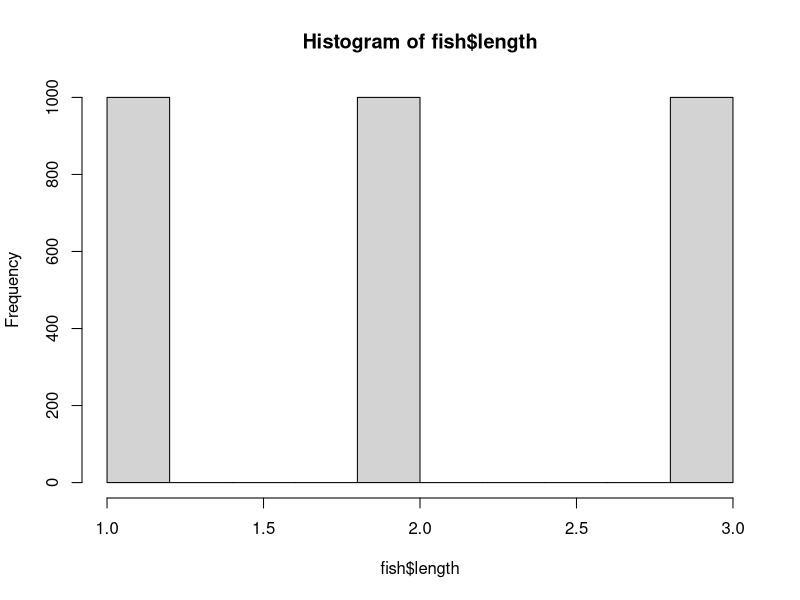
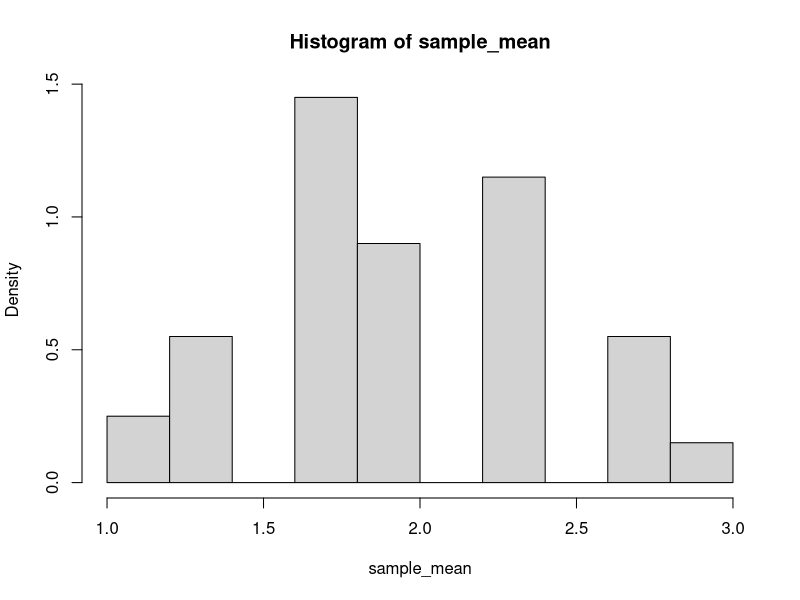
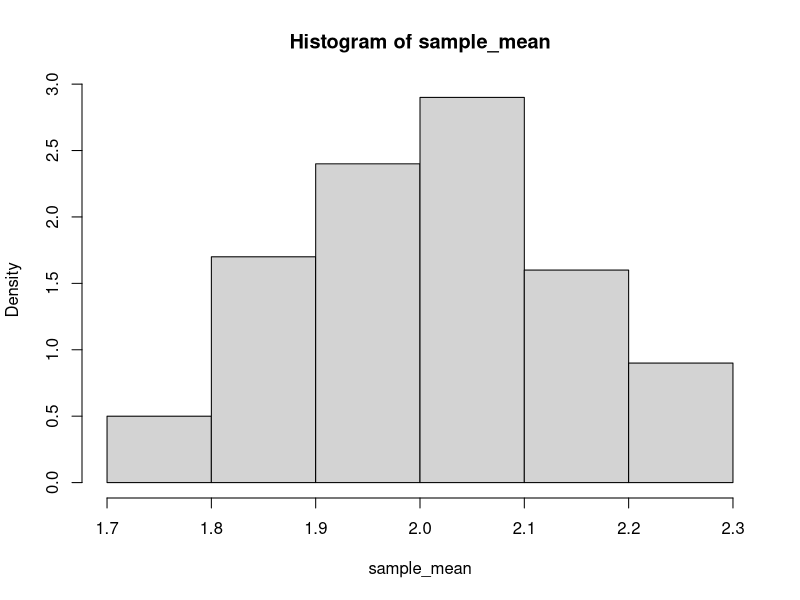
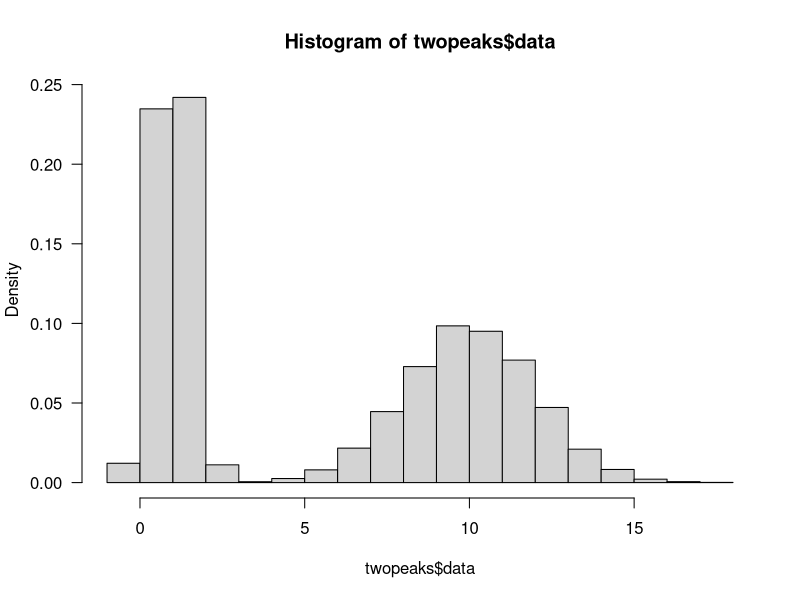
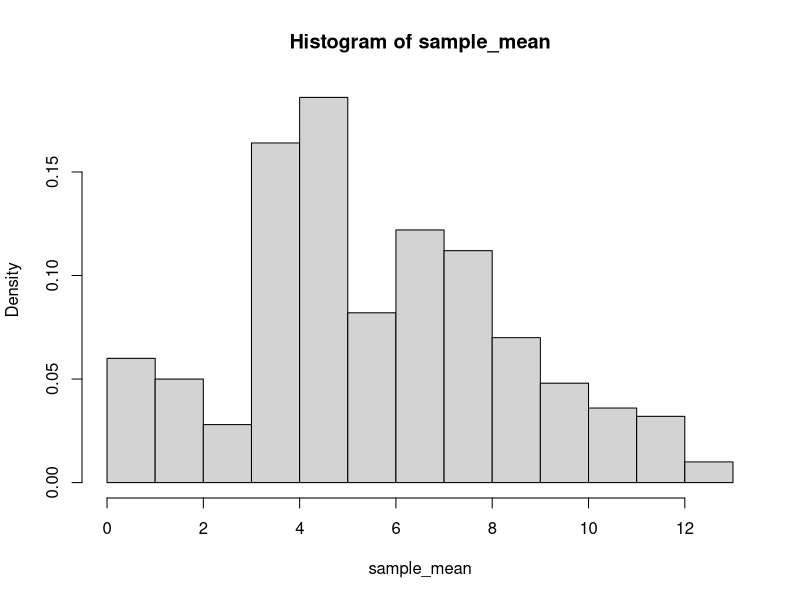

Write R code to recreate these figures, in order.
## ---- chunk 1
knitr::opts_chunk$set(echo = TRUE)
## ---- chunk 2
species <- rep(c('A', 'B', 'C'), times = c(1000, 1000, 1000))
length <- rep(c(1, 2, 3), times = c(1000, 1000, 1000))
fish <- data.frame(species, length)

hist(fish$length)
mean(fish$length)
sd(fish$length * sqrt(nrow(fish)-1 / nrow(fish)))
## ---- chunk 3
choose(3000,3)
# answer: 4495501000   

samplen <- replicate(100, sample(length, 3))
sample_mean <- apply(samplen, 2, mean)
hist(sample_mean, freq = FALSE)

se <- sd(sample_mean) * sqrt((100 - 1) / 100)
se
sd(sample_mean)
## ---- chunk 4
p1 <- pnorm(1.67, mean = mean(samplen), sd = se)
p <- 1-p1
p
## ---- chunk 5
choose(3000,30)
# answer:6.711158e+71

samplen <- replicate(100, sample(fish$length, 30))
sample_mean <- apply(samplen, 2, mean)
hist(sample_mean, freq = FALSE)

se<-sd(sample_mean) * sqrt((100 - 1) / 100)
se
sd(sample_mean)
## ---- chunk 6
p1 <- pnorm(1.67, mean = mean(samplen), sd = se)
p <- 1-p1
p
## ---- chunk 7
twopeaks <- read.csv("Data/twopeaks.csv")
hist(twopeaks$data, 
     las = 1, freq = FALSE)
# No, mean is not equal mediean.
## ---- chunk 8
choose(20000,3)
# answer:1.333133e+12

samplen <- replicate(500, sample(twopeaks$data, 3))
sample_mean <- apply(samplen, 2, mean)
hist(sample_mean, freq = FALSE)

# No, it has multiple peaks.
